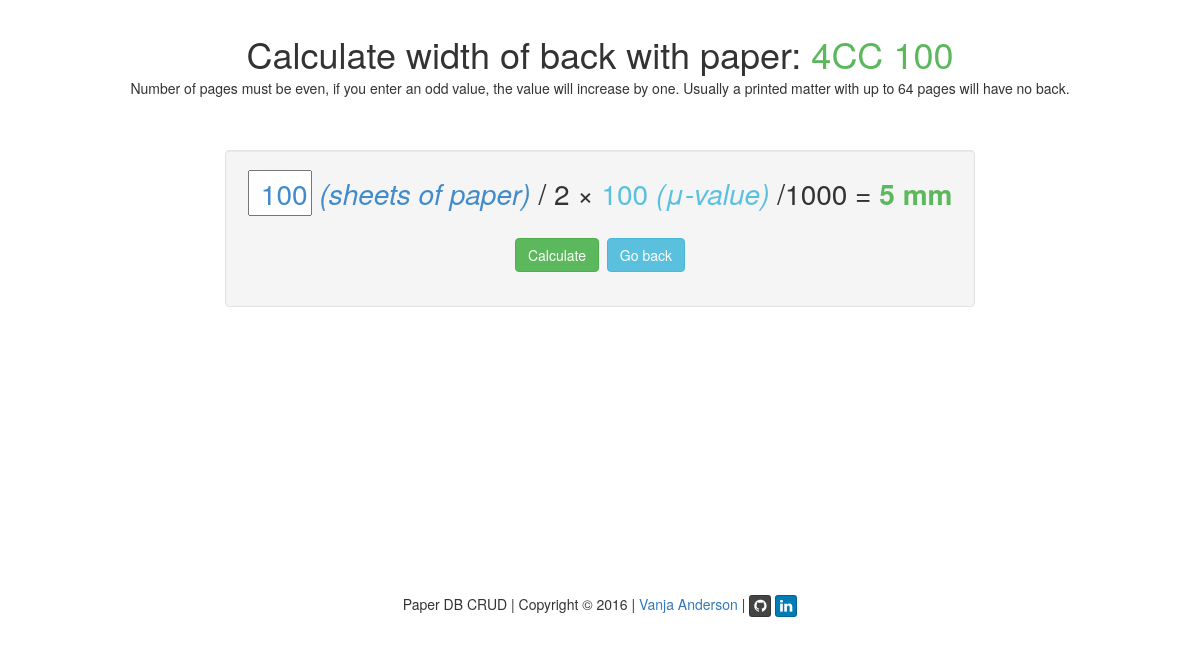
The page /?q=calculate_back&id=1 on the database its author committed.
### tables this page shows
CREATE TABLE IF NOT EXISTS paper (
  id int(11) NOT NULL AUTO_INCREMENT,
  brand varchar(45) NOT NULL,
  type varchar(45) NOT NULL,
  color varchar(45) DEFAULT ' ',
  supplier varchar(45) NOT NULL,
  grammage int(4) NOT NULL,
  my int(4) NOT NULL,
  user char(8) NOT NULL,
  PRIMARY KEY (id),
   
  CONSTRAINT paper_brand_fk FOREIGN KEY (brand) REFERENCES brand(brand),
  CONSTRAINT paper_type_fk FOREIGN KEY (type) REFERENCES type(type),
  CONSTRAINT paper_color_fk FOREIGN KEY (color) REFERENCES color(color),
  CONSTRAINT paper_supplier_fk FOREIGN KEY (supplier) REFERENCES supplier(name),
  CONSTRAINT paper_user_fk FOREIGN KEY (user) REFERENCES user(name)
);

### index.php (called while the page is built, shortened)
<?php
require('script/functions.php');
$q = null;
$page = "";
if(isset($_GET['q'])) {
	$q = $_GET['q'];
}
switch($q) {
	case "calculate_back": {
		$page = 'content/calculate_back.php';
	} break;
}
include('inc/header.php');
include($page);
include('inc/footer.php');
?>

### script/functions.php (called while the page is built, shortened)
<?php
function output_from_database($sql, $attr) {
	$pdo = CDatabase::connect();
	$pdo->setAttribute(PDO::ATTR_ERRMODE, PDO::ERRMODE_EXCEPTION);
	$stmt = $pdo->prepare($sql);
	$stmt->execute(explode(", ",$attr));
	return $stmt->fetch(PDO::FETCH_ASSOC);
}
?>

### content/calculate_back.php (the view, shortened to what this page needs)
<?php
$id = null;
if ( !empty($_GET['id'])) {
	$id = $_REQUEST['id'];
}
if ( $id === null ) {
	header('Location:?q=start');
} else {
	$data = output_from_database('SELECT * FROM paper WHERE id = ?', "$id");
}
$pages = !empty($_POST['pages'])?$_POST['pages']:100;
$result = $pages/2*$data['my']/1000;
?>
		<div class="row">
			<h1 class="text-center empty-row-after"><?=CALCULATE_BACK_TITLE;?> <span class="success_green"><?=$data['brand'];?> <?=$data['type'];?><?=$data['my'];?></span></h1>
			<div class="start-row">
				<p class="text-center">Number of pages must be even, if you enter an odd value, the value will increase by one. Usually a printed matter with up to 64 pages will have no back.</p>
			</div>
		</div>
		<div id="calculate-well" class="well row">
			<form class="form-horizontal big text-center" action="#" method="post" role="form">
				<div class="form-group">
					<input class="primary_blue right-justified small-width" type="text" name="pages" placeholder="<?=NUMBER_PAGES;?>" value="<?=$pages;?>" /> <em class="primary_blue">(sheets of paper)</em> <span>/ 2 &times;</span>
					<span class="info_blue"><?=$data['my'];?> <em>(&#956;-value)</em></span> <span>/1000 = <strong class="success_green"><?=$result;?> mm</strong></span>
				</div>
				<div class="form-group">
					<input type="submit" class="btn btn-success" name="calculate" id="calculate" value="<?=CALCULATE;?>" />
					<a class="btn btn-info" role="button" href="<?=DOCUMENT_ROOT;?>"><?=BUTTON_BACK;?></a>
				</div>
			</form>
		</div>

### css/my.css (style rules this page uses)
.empty-row-after { padding-bottom: 24px; }
.big { font-size: 2em; }
.right-justified { text-align: right; }
.small-width { width: 64px; }
.start-row { margin-top: -30px; height: 22px; }
#calculate-well { margin: 50px auto 0px; max-width: 750px; }
.success_green { color: #5cb85c; }
.primary_blue { color: #428bca; }
.info_blue { color: #5bc0de; }

### rows shown on the page
paper: brand "4CC", my "100", my "5"

### other values the page prints
CALCULATE_BACK_TITLE "Calculate width of back with paper:"
BUTTON_BACK "Go back"
WEB_PAGE_TITLE "Paper DB CRUD"
